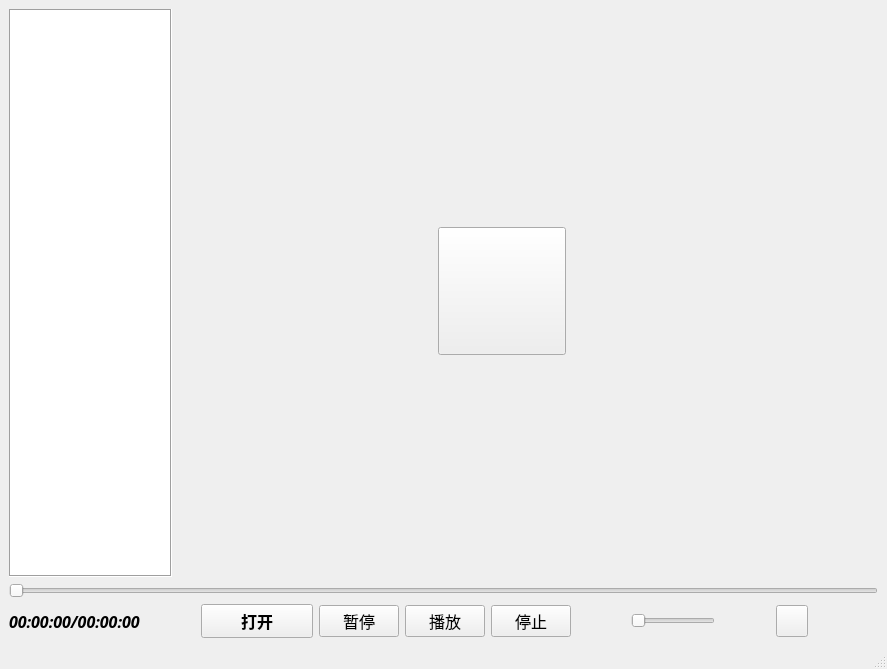
<?xml version="1.0" encoding="UTF-8"?>
<ui version="4.0">
 <class>VLCWidget</class>
 <widget class="QMainWindow" name="VLCWidget">
  <property name="geometry">
   <rect>
    <x>0</x>
    <y>0</y>
    <width>887</width>
    <height>669</height>
   </rect>
  </property>
  <property name="sizePolicy">
   <sizepolicy hsizetype="Preferred" vsizetype="Preferred">
    <horstretch>0</horstretch>
    <verstretch>0</verstretch>
   </sizepolicy>
  </property>
  <property name="windowTitle">
   <string>VLCWidget</string>
  </property>
  <widget class="QWidget" name="centralwidget">
   <layout class="QGridLayout" name="gridLayout">
    <item row="0" column="0">
     <layout class="QHBoxLayout" name="horizontalLayout_2">
      <property name="spacing">
       <number>6</number>
      </property>
      <property name="sizeConstraint">
       <enum>QLayout::SetDefaultConstraint</enum>
      </property>
      <property name="leftMargin">
       <number>0</number>
      </property>
      <property name="topMargin">
       <number>0</number>
      </property>
      <item>
       <widget class="QListWidget" name="PlayList">
        <property name="sizePolicy">
         <sizepolicy hsizetype="Preferred" vsizetype="Preferred">
          <horstretch>0</horstretch>
          <verstretch>0</verstretch>
         </sizepolicy>
        </property>
        <property name="font">
         <font>
          <family>微软雅黑</family>
          <pointsize>9</pointsize>
          <weight>9</weight>
          <italic>false</italic>
          <bold>false</bold>
         </font>
        </property>
        <property name="styleSheet">
         <string notr="true">font: 75 9pt &quot;微软雅黑&quot;;</string>
        </property>
        <property name="frameShape">
         <enum>QFrame::Box</enum>
        </property>
       </widget>
      </item>
      <item>
       <widget class="QWidget" name="videoWidget" native="true">
        <property name="sizePolicy">
         <sizepolicy hsizetype="Expanding" vsizetype="Expanding">
          <horstretch>0</horstretch>
          <verstretch>0</verstretch>
         </sizepolicy>
        </property>
        <property name="minimumSize">
         <size>
          <width>700</width>
          <height>0</height>
         </size>
        </property>
        <property name="font">
         <font>
          <family>繁媛明朝 H</family>
          <pointsize>18</pointsize>
         </font>
        </property>
        <layout class="QGridLayout" name="gridLayout_2">
         <item row="1" column="1">
          <widget class="QPushButton" name="play">
           <property name="sizePolicy">
            <sizepolicy hsizetype="Fixed" vsizetype="Fixed">
             <horstretch>0</horstretch>
             <verstretch>0</verstretch>
            </sizepolicy>
           </property>
           <property name="minimumSize">
            <size>
             <width>128</width>
             <height>128</height>
            </size>
           </property>
           <property name="maximumSize">
            <size>
             <width>128</width>
             <height>128</height>
            </size>
           </property>
           <property name="text">
            <string/>
           </property>
          </widget>
         </item>
         <item row="1" column="2">
          <spacer name="horizontalSpacer_2">
           <property name="orientation">
            <enum>Qt::Horizontal</enum>
           </property>
           <property name="sizeHint" stdset="0">
            <size>
             <width>303</width>
             <height>17</height>
            </size>
           </property>
          </spacer>
         </item>
         <item row="2" column="1">
          <spacer name="verticalSpacer_2">
           <property name="orientation">
            <enum>Qt::Vertical</enum>
           </property>
           <property name="sizeHint" stdset="0">
            <size>
             <width>20</width>
             <height>213</height>
            </size>
           </property>
          </spacer>
         </item>
         <item row="1" column="0">
          <spacer name="horizontalSpacer_3">
           <property name="orientation">
            <enum>Qt::Horizontal</enum>
           </property>
           <property name="sizeHint" stdset="0">
            <size>
             <width>233</width>
             <height>17</height>
            </size>
           </property>
          </spacer>
         </item>
         <item row="0" column="1">
          <spacer name="verticalSpacer">
           <property name="orientation">
            <enum>Qt::Vertical</enum>
           </property>
           <property name="sizeHint" stdset="0">
            <size>
             <width>20</width>
             <height>164</height>
            </size>
           </property>
          </spacer>
         </item>
        </layout>
       </widget>
      </item>
     </layout>
    </item>
    <item row="1" column="0">
     <layout class="QVBoxLayout" name="verticalLayout">
      <item>
       <widget class="QSlider" name="TimeSlider">
        <property name="sizePolicy">
         <sizepolicy hsizetype="Preferred" vsizetype="Preferred">
          <horstretch>0</horstretch>
          <verstretch>0</verstretch>
         </sizepolicy>
        </property>
        <property name="orientation">
         <enum>Qt::Horizontal</enum>
        </property>
       </widget>
      </item>
      <item>
       <layout class="QHBoxLayout" name="horizontalLayout">
        <item>
         <widget class="QLabel" name="Time">
          <property name="font">
           <font>
            <family>Franklin Gothic Heavy</family>
            <pointsize>12</pointsize>
            <weight>75</weight>
            <italic>true</italic>
            <bold>true</bold>
           </font>
          </property>
          <property name="text">
           <string>00:00:00/00:00:00</string>
          </property>
         </widget>
        </item>
        <item>
         <spacer name="spacer3">
          <property name="orientation">
           <enum>Qt::Horizontal</enum>
          </property>
          <property name="sizeHint" stdset="0">
           <size>
            <width>33</width>
            <height>20</height>
           </size>
          </property>
         </spacer>
        </item>
        <item>
         <widget class="QPushButton" name="btnOpen">
          <property name="sizePolicy">
           <sizepolicy hsizetype="Fixed" vsizetype="Fixed">
            <horstretch>0</horstretch>
            <verstretch>0</verstretch>
           </sizepolicy>
          </property>
          <property name="minimumSize">
           <size>
            <width>112</width>
            <height>34</height>
           </size>
          </property>
          <property name="maximumSize">
           <size>
            <width>20000</width>
            <height>20000</height>
           </size>
          </property>
          <property name="font">
           <font>
            <family>繁媛明朝 TW H</family>
            <pointsize>12</pointsize>
            <weight>75</weight>
            <bold>true</bold>
           </font>
          </property>
          <property name="text">
           <string>打开</string>
          </property>
         </widget>
        </item>
        <item>
         <widget class="QPushButton" name="btnPause">
          <property name="sizePolicy">
           <sizepolicy hsizetype="Fixed" vsizetype="Fixed">
            <horstretch>0</horstretch>
            <verstretch>0</verstretch>
           </sizepolicy>
          </property>
          <property name="font">
           <font>
            <family>繁媛明朝 TW H</family>
            <pointsize>12</pointsize>
           </font>
          </property>
          <property name="text">
           <string>暂停</string>
          </property>
         </widget>
        </item>
        <item>
         <widget class="QPushButton" name="btnPlayer">
          <property name="sizePolicy">
           <sizepolicy hsizetype="Fixed" vsizetype="Fixed">
            <horstretch>0</horstretch>
            <verstretch>0</verstretch>
           </sizepolicy>
          </property>
          <property name="font">
           <font>
            <family>繁媛明朝 TW H</family>
            <pointsize>12</pointsize>
           </font>
          </property>
          <property name="text">
           <string>播放</string>
          </property>
         </widget>
        </item>
        <item>
         <widget class="QPushButton" name="btnStop">
          <property name="sizePolicy">
           <sizepolicy hsizetype="Fixed" vsizetype="Fixed">
            <horstretch>0</horstretch>
            <verstretch>0</verstretch>
           </sizepolicy>
          </property>
          <property name="font">
           <font>
            <family>繁媛明朝 TW H</family>
            <pointsize>12</pointsize>
           </font>
          </property>
          <property name="text">
           <string>停止</string>
          </property>
         </widget>
        </item>
        <item>
         <spacer name="spacer4">
          <property name="orientation">
           <enum>Qt::Horizontal</enum>
          </property>
          <property name="sizeHint" stdset="0">
           <size>
            <width>32</width>
            <height>20</height>
           </size>
          </property>
         </spacer>
        </item>
        <item>
         <widget class="QSlider" name="volumeSlider">
          <property name="orientation">
           <enum>Qt::Horizontal</enum>
          </property>
         </widget>
        </item>
        <item>
         <spacer name="horizontalSpacer">
          <property name="orientation">
           <enum>Qt::Horizontal</enum>
          </property>
          <property name="sizeHint" stdset="0">
           <size>
            <width>40</width>
            <height>20</height>
           </size>
          </property>
         </spacer>
        </item>
        <item>
         <widget class="QPushButton" name="voice">
          <property name="sizePolicy">
           <sizepolicy hsizetype="Fixed" vsizetype="Fixed">
            <horstretch>0</horstretch>
            <verstretch>0</verstretch>
           </sizepolicy>
          </property>
          <property name="minimumSize">
           <size>
            <width>32</width>
            <height>32</height>
           </size>
          </property>
          <property name="maximumSize">
           <size>
            <width>32</width>
            <height>32</height>
           </size>
          </property>
          <property name="text">
           <string/>
          </property>
         </widget>
        </item>
        <item>
         <spacer name="spacer">
          <property name="orientation">
           <enum>Qt::Horizontal</enum>
          </property>
          <property name="sizeHint" stdset="0">
           <size>
            <width>70</width>
            <height>20</height>
           </size>
          </property>
         </spacer>
        </item>
       </layout>
      </item>
     </layout>
    </item>
   </layout>
  </widget>
  <widget class="QMenuBar" name="menubar">
   <property name="geometry">
    <rect>
     <x>0</x>
     <y>0</y>
     <width>887</width>
     <height>21</height>
    </rect>
   </property>
  </widget>
  <widget class="QStatusBar" name="statusbar"/>
 </widget>
 <resources/>
 <connections/>
</ui>
